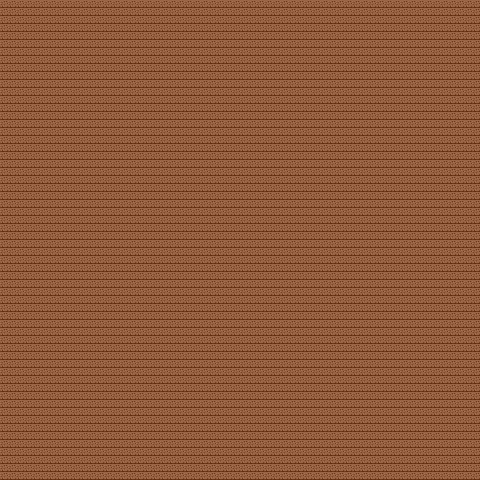

A level layout from a 2D game, rendered from its tile map. Below: a short description, then the map file with tile-grid data replaced by summaries:
An orthogonal 60x60 tile map with 8x8 px tiles, 1 tile layer (Floor) and 90 objects (46x Wall).

<map version="1.0" tiledversion="1.0.3" orientation="orthogonal" renderorder="right-down" width="60" height="60" tilewidth="8" tileheight="8" nextobjectid="154">
 <tileset firstgid="1" name="Floor" tilewidth="8" tileheight="8" tilecount="4" columns="2">
  <image source="../image/floor.png" trans="ffffff" width="16" height="16" />
 </tileset>
 <layer name="Floor" width="60" height="60">
  <data>[3600 cells, 3600 non-empty, 1 distinct tile ids]</data>
 </layer>
 <objectgroup color="#000000" name="Walls">
  <object id="1" name="Wall" x="8" y="0" width="208" height="8" />
  <object id="4" name="Wall" x="264" y="0" width="208" height="8" />
  <object id="5" name="Wall" x="8" y="472" width="208" height="8" />
  <object id="6" name="Wall" x="264" y="472" width="208" height="8" />
  <object id="7" name="Wall" x="0" y="0" width="8" height="216" />
  <object id="8" name="Wall" x="0" y="264" width="8" height="216" />
  <object id="9" name="Wall" x="472" y="0" width="8" height="216" />
  <object id="10" name="Wall" x="472" y="264" width="8" height="216" />
  <object id="13" name="Wall" x="64" y="56" width="56" height="8" />
  <object id="14" name="Wall" x="56" y="56" width="8" height="64" />
  <object id="16" name="Wall" x="168" y="56" width="144" height="8" />
  <object id="17" name="Wall" x="360" y="56" width="56" height="8" />
  <object id="18" name="Wall" x="64" y="416" width="56" height="8" />
  <object id="19" name="Wall" x="360" y="416" width="56" height="8" />
  <object id="20" name="Wall" x="168" y="416" width="144" height="8" />
  <object id="21" name="Wall" x="56" y="360" width="8" height="64" />
  <object id="22" name="Wall" x="56" y="168" width="8" height="144" />
  <object id="23" name="Wall" x="416" y="360" width="8" height="64" />
  <object id="24" name="Wall" x="416" y="168" width="8" height="144" />
  <object id="25" name="Wall" x="416" y="56" width="8" height="64" />
  <object id="26" name="Wall" x="360" y="112" width="8" height="104" />
  <object id="28" name="Wall" x="120" y="112" width="96" height="8" />
  <object id="30" name="Wall" x="264" y="112" width="96" height="8" />
  <object id="32" name="Wall" x="360" y="264" width="8" height="104" />
  <object id="33" name="Wall" x="120" y="360" width="96" height="8" />
  <object id="34" name="Wall" x="264" y="360" width="96" height="8" />
  <object id="35" name="Wall" x="112" y="112" width="8" height="104" />
  <object id="36" name="Wall" x="112" y="264" width="8" height="104" />
  <object id="38" name="Wall" x="160" y="296" width="8" height="24" />
  <object id="39" name="Wall" x="168" y="160" width="16" height="8" />
  <object id="41" name="Wall" x="296" y="160" width="16" height="8" />
  <object id="42" name="Wall" x="216" y="160" width="48" height="8" />
  <object id="43" name="Wall" x="168" y="312" width="16" height="8" />
  <object id="44" name="Wall" x="216" y="312" width="48" height="8" />
  <object id="45" name="Wall" x="296" y="312" width="16" height="8" />
  <object id="46" name="Wall" x="160" y="160" width="8" height="24" />
  <object id="47" name="Wall" x="160" y="216" width="8" height="48" />
  <object id="48" name="Wall" x="312" y="296" width="8" height="24" />
  <object id="49" name="Wall" x="312" y="216" width="8" height="48" />
  <object id="50" name="Wall" x="312" y="160" width="8" height="24" />
  <object id="51" name="Wall" x="264" y="216" width="8" height="48" />
  <object id="52" name="Wall" x="208" y="216" width="8" height="48" />
  <object id="57" name="Wall" x="216" y="216" width="8" height="8" />
  <object id="58" name="Wall" x="216" y="256" width="8" height="8" />
  <object id="59" name="Wall" x="256" y="256" width="8" height="8" />
  <object id="60" name="Wall" x="256" y="216" width="8" height="8" />
 </objectgroup>
 <objectgroup color="#aa0000" name="Paths Basic">
  <object id="61" x="240" y="0">
   <polyline points="0,0 0,32 96,32 96,88 0,88 0,136 40,136 40,184 0,184 0,240" />
  </object>
  <object id="63" x="240" y="0">
   <polyline points="0,0 0,32 -96,32 -96,88 0,88 0,136 -40,136 -40,184 0,184 0,240" />
  </object>
  <object id="64" x="240" y="480">
   <polyline points="0,0 0,-32 -96,-32 -96,-88 0,-88 0,-136 -40,-136 -40,-200 0,-200 0,-240" />
  </object>
  <object id="65" x="240" y="480">
   <polyline points="0,0 0,-32 96,-32 96,-88 0,-88 0,-136 40,-136 40,-200 0,-200 0,-240" />
  </object>
  <object id="66" x="0" y="240">
   <polyline points="0,0 32,0 32,-96 88,-96 88,0 136,0 136,-40 240,-40 240,0" />
  </object>
  <object id="67" x="0" y="240">
   <polyline points="0,0 32,0 32,96 88,96 88,0 136,0 136,40 240,40 240,0" />
  </object>
  <object id="68" x="480" y="240">
   <polyline points="0,0 -32,0 -32,-96 -88,-96 -88,0 -136,0 -136,-40 -240,-40 -240,0" />
  </object>
  <object id="69" x="480" y="240">
   <polyline points="0,0 -32,0 -32,96 -88,96 -88,0 -136,0 -136,40 -240,40 -240,0" />
  </object>
 </objectgroup>
 <objectgroup color="#00aa00" name="Paths Simple">
  <object id="70" x="240" y="0">
   <polyline points="0,0 0,32 -96,32 -96,88 -152,88 -152,164 -152,240 -104,240 -104,200 0,200 0,240" />
  </object>
  <object id="71" x="240" y="0">
   <polyline points="0,0 0,32 96,32 96,88 152,88 152,164 152,240 104,240 104,200 0,200 0,240" />
  </object>
  <object id="72" x="240" y="480">
   <polyline points="0,0 0,-32 -96,-32 -96,-88 -152,-88 -152,-164 -152,-240 -104,-240 -104,-200 0,-200 0,-240" />
  </object>
  <object id="73" x="240" y="480">
   <polyline points="0,0 0,-32 96,-32 96,-88 152,-88 152,-164 152,-240 104,-240 104,-200 0,-200 0,-240" />
  </object>
  <object id="74" x="480" y="240">
   <polyline points="0,0 -32,0 -32,-96 -88,-96 -88,-152 -164,-152 -240,-152 -240,-104 -200,-104 -200,-56 -240,-56 -240,0" />
  </object>
  <object id="75" x="480" y="240">
   <polyline points="0,0 -32,0 -32,96 -88,96 -88,152 -164,152 -240,152 -240,104 -200,104 -200,40 -240,40 -240,0" />
  </object>
  <object id="76" x="0" y="240">
   <polyline points="0,0 32,0 32,-96 88,-96 88,-152 164,-152 240,-152 240,-104 200,-104 200,-56 240,-56 240,0" />
  </object>
  <object id="77" x="0" y="240">
   <polyline points="0,0 32,0 32,96 88,96 88,152 164,152 240,152 240,104 200,104 200,40 240,40 240,0" />
  </object>
 </objectgroup>
 <objectgroup color="#0055ff" name="Paths Simple Longer">
  <object id="78" x="240" y="0">
   <polyline points="0,0 0,32 -96,32 -96,88 -152,88 -152,164 -152,240 -104,240 -104,280 0,280 0,240" />
  </object>
  <object id="79" x="240" y="0">
   <polyline points="0,0 0,32 96,32 96,88 152,88 152,164 152,240 104,240 104,280 0,280 0,240" />
  </object>
  <object id="80" x="240" y="480">
   <polyline points="0,0 0,-32 -96,-32 -96,-88 -152,-88 -152,-164 -152,-240 -104,-240 -104,-280 0,-280 0,-240" />
  </object>
  <object id="81" x="240" y="480">
   <polyline points="0,0 0,-32 96,-32 96,-88 152,-88 152,-164 152,-240 104,-240 104,-280 0,-280 0,-240" />
  </object>
  <object id="82" x="480" y="240">
   <polyline points="0,0 -32,0 -32,-96 -88,-96 -88,-152 -164,-152 -240,-152 -240,-104 -280,-104 -280,-56 -240,-56 -240,0" />
  </object>
  <object id="83" x="480" y="240">
   <polyline points="0,0 -32,0 -32,96 -88,96 -88,152 -164,152 -240,152 -240,104 -280,104 -280,40 -240,40 -240,0" />
  </object>
  <object id="84" x="0" y="240">
   <polyline points="0,0 32,0 32,-96 88,-96 88,-152 164,-152 240,-152 240,-104 280,-104 280,-56 240,-56 240,0" />
  </object>
  </objectgroup>
 <objectgroup color="#55007f" name="Paths Medium Vertical">
  <!-- 20 objects omitted --></objectgroup>
 <objectgroup color="#550000" name="Paths Medium Horizontal">
  <!-- 16 objects omitted --></objectgroup>
 <objectgroup color="#ff0000" name="Paths Complex One">
  <!-- 12 objects omitted --></objectgroup>
 <objectgroup color="#ff00ff" name="Paths Complex Two">
  <!-- 8 objects omitted --></objectgroup>
 <objectgroup color="#ff5500" name="Paths Complex Three">
  <!-- 4 objects omitted --></objectgroup>
</map>
<!-- 21 of 90 objects omitted -->
